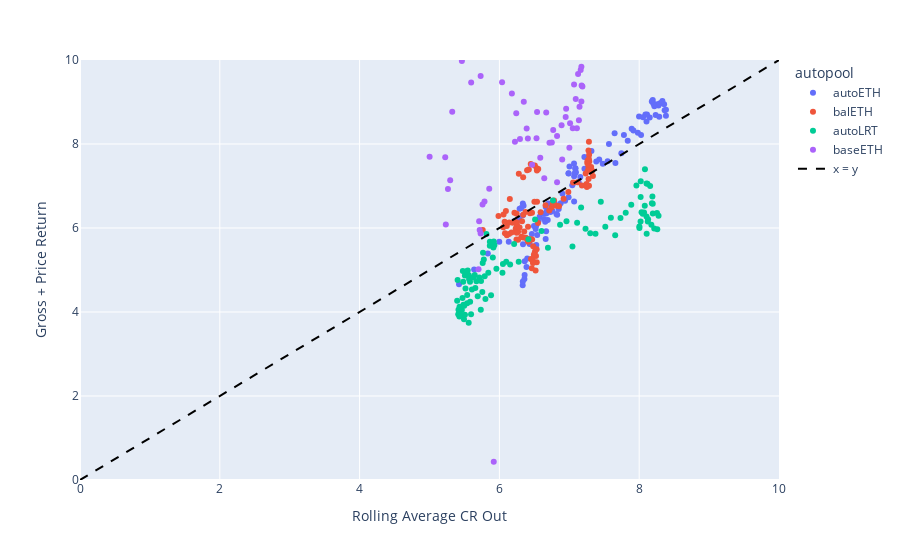

Notebook cell for this chart:
### Code cell
make_scatterplot(df, "Rolling Average CR Out", "Gross + Price Return").show()  # figure out why there is so much dip
